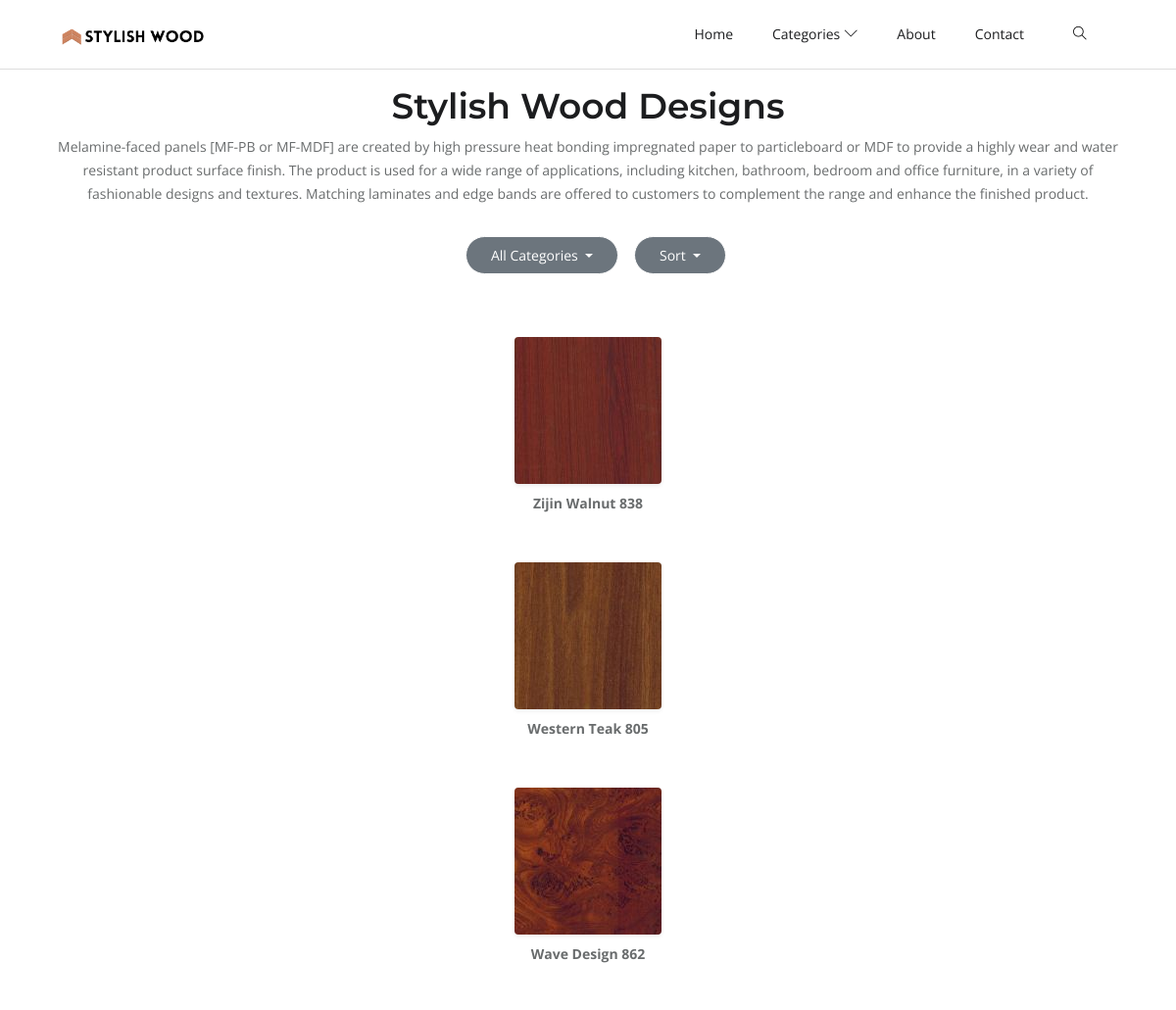
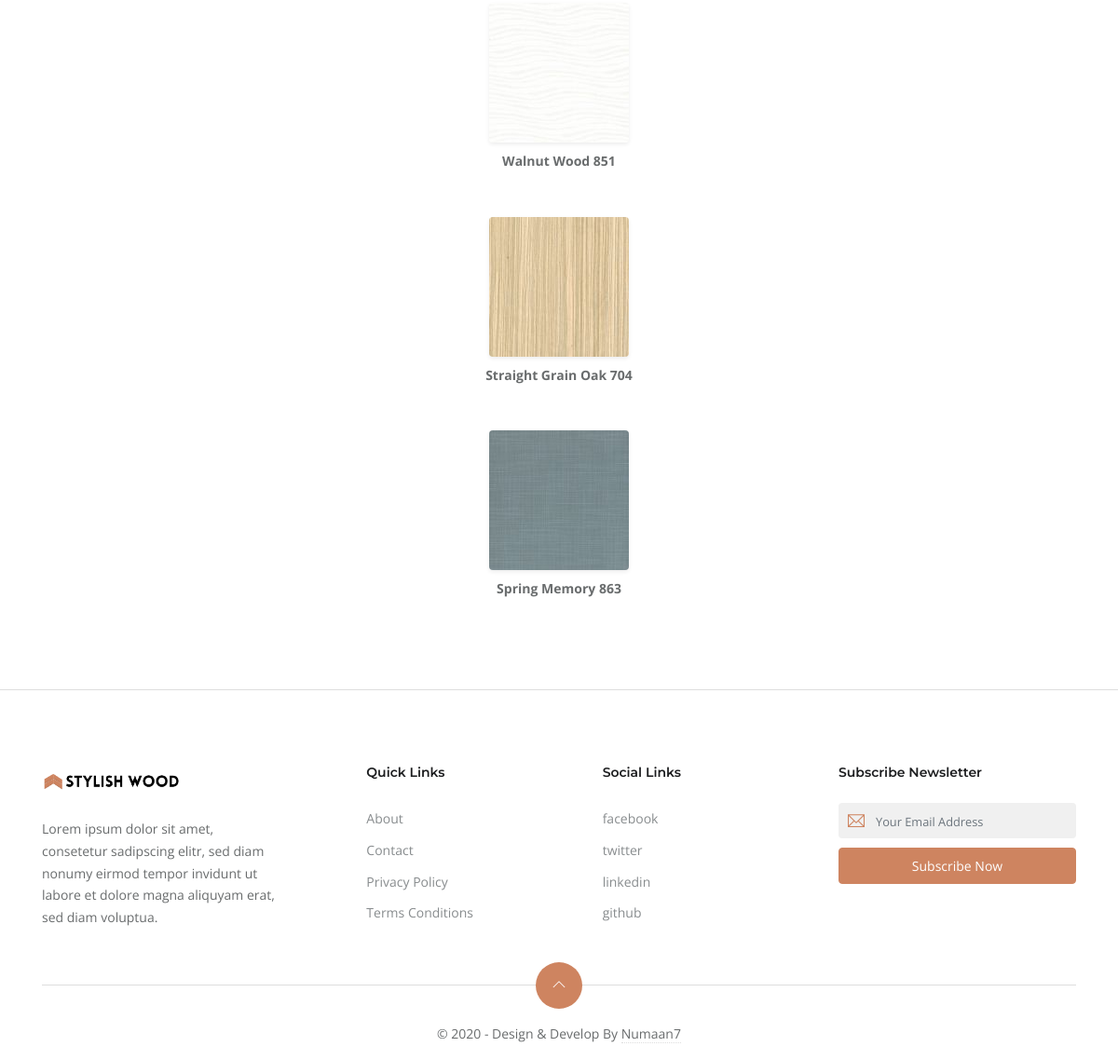
Screenshot of /?sort=oldest with the database file from the repository (2 pictures, top to bottom).
### woodstyles/models.py (models this page shows, shortened)
class Wood(models.Model):
    title=models.CharField(max_length=500)
    image=models.ImageField(upload_to='static/images')
    category=models.ForeignKey(Categorie,on_delete=models.CASCADE)
    date=models.DateTimeField(default=timezone.now)
    class Meta:
        ordering = ('-date',)

### woodstyles/views.py (the view)
# urls.py: path('',views.index,name='home'),
def index(request):
    woods=Wood.objects.all().order_by('-date')
    if request.method=="POST":
        email=request.POST.get('email')
        newsletter(email)
    if request.method=='GET':
        sort=request.GET.get('sort')
        if sort=='atoz':
            woods=Wood.objects.all().order_by('title')
        if sort=='ztoa':
            woods=Wood.objects.all().order_by('-title')
        if sort=='newest':
            woods=Wood.objects.all().order_by('-date')
        if sort=='oldest':
            woods=Wood.objects.all().order_by('date')
        try:
            category=request.GET.get('category')
            cat=get_object_or_404(Categorie,name=category)
            woods=Wood.objects.filter(category=cat)
        except:
            pass
        try:
            search=request.GET.get('s')
            woods=Wood.objects.filter(title__icontains=search)
        except:
            pass
    paginator = Paginator(woods, 10) # 10 posts in each page
    page = request.GET.get('page')
    try:
        woods = paginator.page(page)
    except PageNotAnInteger:
        woods = paginator.page(1)
    except EmptyPage:
        woods = paginator.page(paginator.num_pages)
    category=Categorie.objects.all()
    return render(request,'index.html',{'woods':woods,'categories':category, page:'pages'})

### templates/index.html (shortened to what this page needs)
{% extends 'base.html' %}
{% load static %}
{% block body %}
 <div class="text-center my-3">
    <h2>Stylish Wood Designs</h2>
    <p>Melamine-faced panels [MF-PB or MF-MDF] are created by high pressure heat bonding impregnated paper to particleboard or MDF to provide a highly wear and water resistant product surface finish.
        The product is used for a wide range of applications, including kitchen, bathroom, bedroom and office furniture, in a variety of fashionable designs and textures.
        Matching laminates and edge bands are offered to customers to complement the range and enhance the finished product.</p>
 </div>
<div class="d-flex justify-content-center">
 <div class="dropdown my-3 mx-3">
    <button class="btn btn-secondary dropdown-toggle" type="button" data-bs-toggle="dropdown" aria-expanded="false">
      All Categories
    </button>
  </div>
  <div class="dropdown my-3">
    <button class="btn btn-secondary dropdown-toggle" type="button" data-bs-toggle="dropdown" aria-expanded="false">
    Sort
    </button>
  </div>
</div>
<div class="infinite-container">
{% for wood in woods %}
<div class="my-5 text-center infinite-item ">
<img src="{{wood.image.url}}" data-bs-toggle="modal" data-bs-target="#exampleModal{{wood.id}}" class="rounded mx-auto d-block shadow-sm  bg-body-tertiary" title="image of {{wood.title}}" alt="image of {{wood.title}}">
<p class="my-2" style="font-weight:bolder;">{{wood.title|title}}</p>
</div>
{% endfor %}
</div>
{% endblock body %}

### static/css/style.css (style rules this page uses)
body { line-height: 1.7; font-family: "Open Sans", sans-serif; -webkit-font-smoothing: antialiased; color: #696c6d; font-size: 14px; }
p, .paragraph { font-weight: 400; color: #696c6d; font-size: 14px; line-height: 1.7; font-family: "Open Sans", sans-serif; }
h1, h2, h3, h4, h5, h6 { color: #1c1d1f; font-family: "Montserrat", sans-serif; font-weight: 600; line-height: 1.2; }
h2, .h2 { font-size: 36px; }
.btn { font-size: 14px; font-family: "Open Sans", sans-serif; text-transform: capitalize; padding: 8px 25px; border-radius: 50px; border: 1px solid; position: relative; z-index: 1; transition: 0.2s ease; }
body { background-color: #fff; overflow-x: hidden; }
img { vertical-align: middle; border: 0; }
a, button, select { cursor: pointer; transition: 0.2s ease; }

### rows the page displays
Wood: image (picture), title "Zijin Walnut 838"
Wood: image (picture), title "Western Teak 805"
Wood: image (picture), title "Wave Design 862"
Wood: image (picture), title "Walnut Wood 851"
Wood: image (picture), title "Straight Grain Oak 704"
Wood: image (picture), title "Spring Memory 863"
